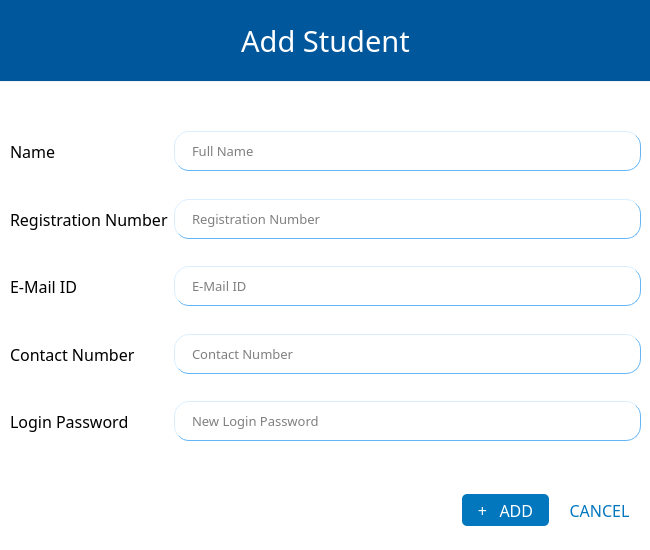
<?xml version="1.0" encoding="UTF-8"?>
<ui version="4.0">
 <class>add_student</class>
 <widget class="QWidget" name="add_student">
  <property name="geometry">
   <rect>
    <x>0</x>
    <y>0</y>
    <width>650</width>
    <height>550</height>
   </rect>
  </property>
  <property name="minimumSize">
   <size>
    <width>650</width>
    <height>550</height>
   </size>
  </property>
  <property name="maximumSize">
   <size>
    <width>650</width>
    <height>550</height>
   </size>
  </property>
  <property name="windowTitle">
   <string>Add Student</string>
  </property>
  <widget class="QPushButton" name="confirmButton">
   <property name="enabled">
    <bool>false</bool>
   </property>
   <property name="geometry">
    <rect>
     <x>460</x>
     <y>490</y>
     <width>91</width>
     <height>40</height>
    </rect>
   </property>
   <property name="font">
    <font>
     <family>Slate For OnePlus Medium</family>
     <pointsize>-1</pointsize>
     <weight>7</weight>
     <italic>false</italic>
     <bold>false</bold>
    </font>
   </property>
   <property name="styleSheet">
    <string notr="true">#confirmButton{
	font: 57 8pt &quot;Slate For OnePlus Medium&quot;;
background-color:#0277BD;
    color: white;
    padding: 5px;
    text-align: center;
    font-size: 16px;
    margin: 4px 2px;
border-radius: 5px;
}
#confirmButton:hover{
background-color:#01579B;

}
#confirmButton:pressed{
background-color:#1A237E;
}</string>
   </property>
   <property name="text">
    <string>+   ADD</string>
   </property>
   <property name="shortcut">
    <string>Return</string>
   </property>
  </widget>
  <widget class="QPushButton" name="cancelButton">
   <property name="geometry">
    <rect>
     <x>554</x>
     <y>490</y>
     <width>91</width>
     <height>40</height>
    </rect>
   </property>
   <property name="font">
    <font>
     <family>Slate For OnePlus Medium</family>
     <pointsize>-1</pointsize>
     <weight>7</weight>
     <italic>false</italic>
     <bold>false</bold>
    </font>
   </property>
   <property name="styleSheet">
    <string notr="true">#cancelButton{
background-color:white;
color:#0277BD;
	font: 57 8pt &quot;Slate For OnePlus Medium&quot;;
    color: #0277BD;
    padding: 5px;
    text-align: center;
    font-size: 16px;
    margin: 0px;
border-radius: 0px;
}
#cancelButton:hover{
background-color:#01579B;
	font: 87 8pt &quot;Roboto Black&quot;;
    color: white;
    padding: 5px;
    text-align: center;
    font-size: 16px;
    margin: 4px 2px;
border-radius: 5px;
}
#cancelButton:pressed{
background-color:#1A237E;
}</string>
   </property>
   <property name="text">
    <string>CANCEL</string>
   </property>
   <property name="shortcut">
    <string>Esc</string>
   </property>
  </widget>
  <widget class="QWidget" name="formLayoutWidget">
   <property name="geometry">
    <rect>
     <x>10</x>
     <y>110</y>
     <width>631</width>
     <height>331</height>
    </rect>
   </property>
   <layout class="QFormLayout" name="formLayout">
    <property name="sizeConstraint">
     <enum>QLayout::SetDefaultConstraint</enum>
    </property>
    <item row="0" column="1">
     <spacer name="verticalSpacer_5">
      <property name="orientation">
       <enum>Qt::Vertical</enum>
      </property>
      <property name="sizeHint" stdset="0">
       <size>
        <width>20</width>
        <height>40</height>
       </size>
      </property>
     </spacer>
    </item>
    <item row="1" column="0">
     <widget class="QLabel" name="labelName">
      <property name="minimumSize">
       <size>
        <width>0</width>
        <height>40</height>
       </size>
      </property>
      <property name="font">
       <font>
        <family>Slate For OnePlus BK</family>
        <pointsize>12</pointsize>
        <weight>7</weight>
        <italic>false</italic>
        <bold>false</bold>
       </font>
      </property>
      <property name="styleSheet">
       <string notr="true">font: 57 12pt &quot;Slate For OnePlus BK&quot;;</string>
      </property>
      <property name="text">
       <string>Name</string>
      </property>
     </widget>
    </item>
    <item row="1" column="1">
     <widget class="QLineEdit" name="enterName">
      <property name="minimumSize">
       <size>
        <width>430</width>
        <height>40</height>
       </size>
      </property>
      <property name="font">
       <font>
        <family>Slate For OnePlus</family>
        <pointsize>10</pointsize>
        <weight>7</weight>
        <italic>false</italic>
        <bold>false</bold>
       </font>
      </property>
      <property name="styleSheet">
       <string notr="true">#enterName{
background-color: white;
border-color: #64B5F6;
border-style: outset;
border-width: 1px;
border-radius: 15px;
font: 57 10pt &quot;Slate For OnePlus&quot;;
padding: 6px;
padding-left: 15px;
}
#enterName:hover {
    border-style: inset;
}
#enterName:focus {
    background-color: #E3F2FD;
    border-style: inset;
}</string>
      </property>
      <property name="placeholderText">
       <string>Full Name</string>
      </property>
     </widget>
    </item>
    <item row="4" column="0">
     <spacer name="verticalSpacer">
      <property name="orientation">
       <enum>Qt::Vertical</enum>
      </property>
      <property name="sizeHint" stdset="0">
       <size>
        <width>20</width>
        <height>40</height>
       </size>
      </property>
     </spacer>
    </item>
    <item row="5" column="0">
     <widget class="QLabel" name="labelEmail">
      <property name="minimumSize">
       <size>
        <width>0</width>
        <height>40</height>
       </size>
      </property>
      <property name="font">
       <font>
        <family>Slate For OnePlus BK</family>
        <pointsize>12</pointsize>
        <weight>7</weight>
        <italic>false</italic>
        <bold>false</bold>
       </font>
      </property>
      <property name="styleSheet">
       <string notr="true">font: 57 12pt &quot;Slate For OnePlus BK&quot;;</string>
      </property>
      <property name="text">
       <string>E-Mail ID</string>
      </property>
     </widget>
    </item>
    <item row="5" column="1">
     <widget class="QLineEdit" name="enterEmail">
      <property name="minimumSize">
       <size>
        <width>430</width>
        <height>40</height>
       </size>
      </property>
      <property name="font">
       <font>
        <family>Slate For OnePlus</family>
        <pointsize>10</pointsize>
        <weight>7</weight>
        <italic>false</italic>
        <bold>false</bold>
       </font>
      </property>
      <property name="styleSheet">
       <string notr="true">#enterEmail{
background-color: white;
border-color: #64B5F6;
border-style: outset;
border-width: 1px;
border-radius: 15px;
font: 57 10pt &quot;Slate For OnePlus&quot;;
padding: 6px;
padding-left: 15px;
}
#enterEmail:hover {
    border-style: inset;
}
#enterEmail:focus {
    background-color: #E3F2FD;
    border-style: inset;
}</string>
      </property>
      <property name="placeholderText">
       <string>E-Mail ID</string>
      </property>
     </widget>
    </item>
    <item row="6" column="0">
     <spacer name="verticalSpacer_2">
      <property name="orientation">
       <enum>Qt::Vertical</enum>
      </property>
      <property name="sizeHint" stdset="0">
       <size>
        <width>20</width>
        <height>40</height>
       </size>
      </property>
     </spacer>
    </item>
    <item row="7" column="0">
     <widget class="QLabel" name="labelContact">
      <property name="minimumSize">
       <size>
        <width>0</width>
        <height>40</height>
       </size>
      </property>
      <property name="font">
       <font>
        <family>Slate For OnePlus BK</family>
        <pointsize>12</pointsize>
        <weight>7</weight>
        <italic>false</italic>
        <bold>false</bold>
       </font>
      </property>
      <property name="styleSheet">
       <string notr="true">font: 57 12pt &quot;Slate For OnePlus BK&quot;;</string>
      </property>
      <property name="text">
       <string>Contact Number</string>
      </property>
     </widget>
    </item>
    <item row="7" column="1">
     <widget class="QLineEdit" name="enterContact">
      <property name="minimumSize">
       <size>
        <width>430</width>
        <height>40</height>
       </size>
      </property>
      <property name="font">
       <font>
        <family>Slate For OnePlus</family>
        <pointsize>10</pointsize>
        <weight>7</weight>
        <italic>false</italic>
        <bold>false</bold>
       </font>
      </property>
      <property name="styleSheet">
       <string notr="true">#enterContact{
background-color: white;
border-color: #64B5F6;
border-style: outset;
border-width: 1px;
border-radius: 15px;
font: 57 10pt &quot;Slate For OnePlus&quot;;
padding: 6px;
padding-left: 15px;
}
#enterContact:hover {
    border-style: inset;
}
#enterCOntact:focus {
    background-color: #E3F2FD;
    border-style: inset;
}</string>
      </property>
      <property name="placeholderText">
       <string>Contact Number</string>
      </property>
     </widget>
    </item>
    <item row="8" column="0">
     <spacer name="verticalSpacer_3">
      <property name="orientation">
       <enum>Qt::Vertical</enum>
      </property>
      <property name="sizeHint" stdset="0">
       <size>
        <width>20</width>
        <height>40</height>
       </size>
      </property>
     </spacer>
    </item>
    <item row="9" column="0">
     <widget class="QLabel" name="labelPass">
      <property name="minimumSize">
       <size>
        <width>0</width>
        <height>40</height>
       </size>
      </property>
      <property name="font">
       <font>
        <family>Slate For OnePlus BK</family>
        <pointsize>12</pointsize>
        <weight>7</weight>
        <italic>false</italic>
        <bold>false</bold>
       </font>
      </property>
      <property name="styleSheet">
       <string notr="true">font: 57 12pt &quot;Slate For OnePlus BK&quot;;</string>
      </property>
      <property name="text">
       <string>Login Password</string>
      </property>
     </widget>
    </item>
    <item row="9" column="1">
     <widget class="QLineEdit" name="enterPass">
      <property name="minimumSize">
       <size>
        <width>430</width>
        <height>40</height>
       </size>
      </property>
      <property name="font">
       <font>
        <family>Slate For OnePlus</family>
        <pointsize>10</pointsize>
        <weight>7</weight>
        <italic>false</italic>
        <bold>false</bold>
       </font>
      </property>
      <property name="styleSheet">
       <string notr="true">#enterPass{
background-color: white;
border-color: #64B5F6;
border-style: outset;
border-width: 1px;
border-radius: 15px;
font: 57 10pt &quot;Slate For OnePlus&quot;;
padding: 6px;
padding-left: 15px;
}
#enterPass:hover {
    border-style: inset;
}
#enterPass:focus {
    background-color: #E3F2FD;
    border-style: inset;
}</string>
      </property>
      <property name="placeholderText">
       <string>New Login Password</string>
      </property>
     </widget>
    </item>
    <item row="3" column="0">
     <widget class="QLabel" name="labelReg">
      <property name="minimumSize">
       <size>
        <width>0</width>
        <height>40</height>
       </size>
      </property>
      <property name="font">
       <font>
        <family>Slate For OnePlus BK</family>
        <pointsize>12</pointsize>
        <weight>7</weight>
        <italic>false</italic>
        <bold>false</bold>
       </font>
      </property>
      <property name="styleSheet">
       <string notr="true">font: 57 12pt &quot;Slate For OnePlus BK&quot;;</string>
      </property>
      <property name="text">
       <string>Registration Number</string>
      </property>
     </widget>
    </item>
    <item row="3" column="1">
     <widget class="QLineEdit" name="enterReg">
      <property name="minimumSize">
       <size>
        <width>430</width>
        <height>40</height>
       </size>
      </property>
      <property name="font">
       <font>
        <family>Slate For OnePlus</family>
        <pointsize>10</pointsize>
        <weight>7</weight>
        <italic>false</italic>
        <bold>false</bold>
       </font>
      </property>
      <property name="styleSheet">
       <string notr="true">#enterReg{
background-color: white;
border-color: #64B5F6;
border-style: outset;
border-width: 1px;
border-radius: 15px;
font: 57 10pt &quot;Slate For OnePlus&quot;;
padding: 6px;
padding-left: 15px;
}
#enterReg:hover {
    border-style: inset;
}
#enterReg:focus {
    background-color: #E3F2FD;
    border-style: inset;
}</string>
      </property>
      <property name="placeholderText">
       <string>Registration Number</string>
      </property>
     </widget>
    </item>
    <item row="2" column="1">
     <spacer name="verticalSpacer_4">
      <property name="orientation">
       <enum>Qt::Vertical</enum>
      </property>
      <property name="sizeHint" stdset="0">
       <size>
        <width>20</width>
        <height>40</height>
       </size>
      </property>
     </spacer>
    </item>
   </layout>
  </widget>
  <widget class="QLabel" name="MAINLABEL">
   <property name="geometry">
    <rect>
     <x>0</x>
     <y>0</y>
     <width>651</width>
     <height>81</height>
    </rect>
   </property>
   <property name="font">
    <font>
     <family>Slate For OnePlus Medium</family>
     <pointsize>22</pointsize>
     <weight>7</weight>
     <italic>false</italic>
     <bold>false</bold>
    </font>
   </property>
   <property name="styleSheet">
    <string notr="true">font: 57 22pt &quot;Slate For OnePlus Medium&quot;;
color: #ffffff;
background-color:#01579B;</string>
   </property>
   <property name="text">
    <string>Add Student</string>
   </property>
   <property name="alignment">
    <set>Qt::AlignCenter</set>
   </property>
  </widget>
  <widget class="QLabel" name="label_2">
   <property name="geometry">
    <rect>
     <x>-30</x>
     <y>82</y>
     <width>731</width>
     <height>551</height>
    </rect>
   </property>
   <property name="styleSheet">
    <string notr="true">background-color:#ffffff</string>
   </property>
   <property name="text">
    <string/>
   </property>
  </widget>
  <zorder>label_2</zorder>
  <zorder>confirmButton</zorder>
  <zorder>cancelButton</zorder>
  <zorder>formLayoutWidget</zorder>
  <zorder>MAINLABEL</zorder>
 </widget>
 <resources/>
 <connections/>
</ui>
